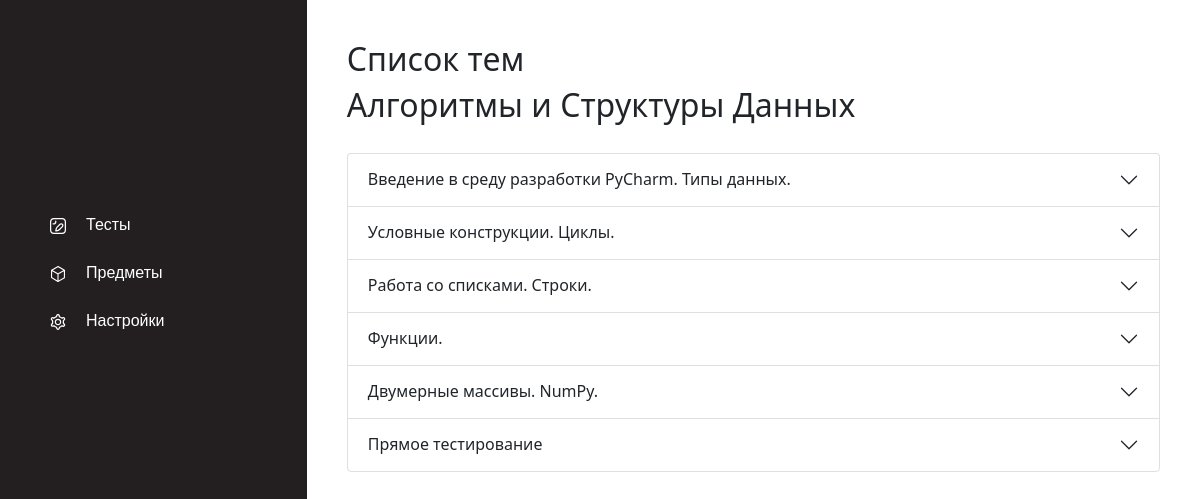
The app's page /tests/ (signed in) with its own data.
### tests/models.py (models this page shows)
class Subject(models.Model):
    name = models.CharField(max_length=50)

class Topic(models.Model):
    subject = models.ForeignKey(Subject, on_delete=models.CASCADE)
    name = models.CharField(max_length=50)

### tests/views.py (the view)
# urls.py: path('', views.show_tests, name='show tests'),
@login_required(login_url='/account/auth/', redirect_field_name='')
def show_tests(request):
    tests_information = handler.get_subject_information(request)
    return render(request, 'tests/tests.html', {'data': tests_information})

### templates/tests/tests.html (shortened to what this page needs)
{% extends "tests/../base.html" %}
{% block content %}
    <h2>Список тем</h2>
    {% for subject in data %}
        <h2>{{ subject.name }}</h2>
        <div class="container-fliud">
        <div class="accordion" id="testList">
            {% for topic in subject.topics %}
                <div class="accordion-item">
                    <h2 class="accordion-header" id="TopicHeading{{ topic.topic_id }}">
                        <button class="accordion-button collapsed" type="button" data-bs-toggle="collapse" data-bs-target="#Collapse{{ topic.topic_id }}" aria-expanded="false" aria-controls="Collapse{{ topic.topic_id }}">
                            {{ topic.name }}
                            </button>
                    </h2>
                </div>
            {% endfor %}
            </div>
        </div>
    {% endfor %}
{% endblock content %}

### tests/static/css/base.css (style rules this page uses)
html, body { height: 100%; }
#testList { padding-top: 20px; padding-bottom: 20px; }

### records on screen
Subject: name "Алгоритмы и Структуры Данных"
Topic: name "Введение в среду разработки PyCharm. Типы данных."
Topic: name "Условные конструкции. Циклы."
Topic: name "Работа со списками. Строки."
Topic: name "Функции."
Topic: name "Двумерные массивы. NumPy."
Topic: name "Прямое тестирование"
